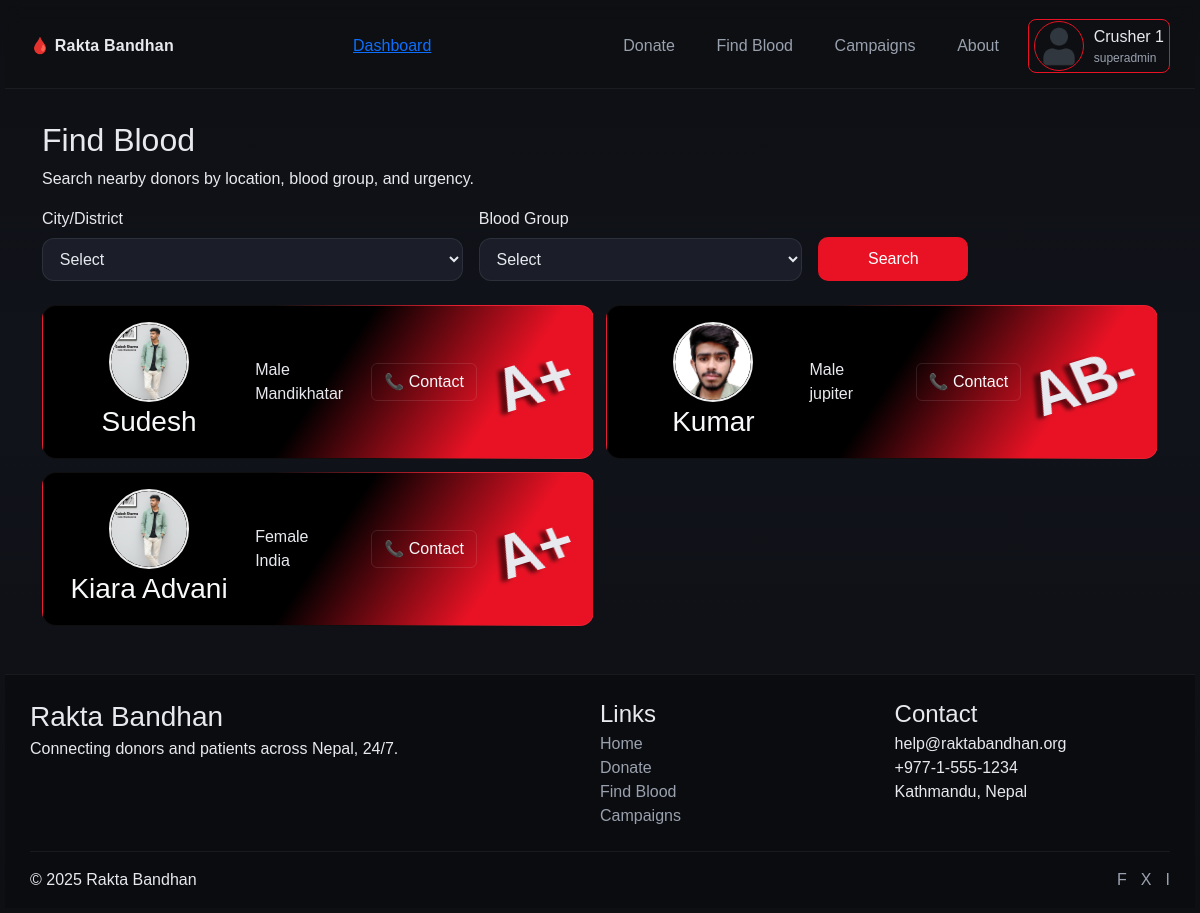
/find-blood (signed in), run on the app's committed database.
### models.py (models this page shows)
class User(db.Model, UserMixin):
    __tablename__ = "users"
    id = db.Column(db.Integer, primary_key=True)
    username = db.Column(db.String(100), nullable=False)
    password = db.Column(db.String(200), nullable=False)
    email = db.Column(db.String(120), unique=True, nullable=False)
    phone = db.Column(db.String(20), nullable=False, unique=True)
    blood_grp = db.Column(db.String(5), nullable=False)
    address = db.Column(db.String(200), nullable=False)
    profile_picture = db.Column(db.String(200), default='defaultImg/default.jpg')
    role = db.Column(db.String(20), nullable=False)
    donor = db.relationship('Donor', backref='user', uselist=False)
    requests = db.relationship('BloodRequest', backref='recipient', lazy=True)

class Donor(db.Model):
    __tablename__ = "donors"
    id = db.Column(db.Integer, primary_key=True)
    user_id = db.Column(db.Integer, db.ForeignKey('users.id'), nullable=False)
    name = db.Column(db.String(100), nullable=False)
    blood_type = db.Column(db.String(5), nullable=False)
    address = db.Column(db.String(100), nullable=True)
    phone = db.Column(db.String(20), nullable=True)
    DOB = db.Column(db.Date, nullable=True)
    gender = db.Column(db.String(10), nullable=True)
    email = db.Column(db.String(120), nullable=True)
    last_donation = db.Column(db.Date, nullable=True)
    donations = db.relationship('DonationHistory', backref='donor', lazy=True)

### routes/routes.py (the view)
@app.route("/find-blood", methods=["GET"])
@login_required
def find_blood():
    donation_data = Donor.query.all()
    cities = sorted({donor.address for donor in donation_data if donor.address})
    groups = sorted({donor.blood_type for donor in donation_data if donor.blood_type})
    selected_city = request.args.get("blood_type")
    selected_group = request.args.get("group")
    query = Donor.query
    if selected_city and selected_city != "Select":
        query = query.filter(Donor.address == selected_city)
    if selected_group and selected_group != "Select":
        query = query.filter(Donor.blood_type == selected_group)
    donation_data = query.all()
    return render_template(
        "recipient/find_blood.html",
        donors=donation_data,
        cities=cities,
        groups=groups,
        selected_city=selected_city,
        selected_group=selected_group
    )

### app.py (called while the page is built)
@login_manager.user_loader
def load_user(user_id):
    if not user_id or user_id == "None":
        return None
    return User.query.get(int(user_id))

@app.context_processor
def inject_name():
    if current_user.is_authenticated:
        role = current_user.role.capitalize()
        return dict(name=f"{current_user.username} ({role})")
    return dict(name="")

@app.context_processor
def utility_processor():
    return dict(flash_categories=flash_categories)

### templates/recipient/find_blood.html (shortened to what this page needs)
{% extends 'base.html' %}
{% block content %}
<link rel="stylesheet" href="{{ url_for('static', filename='find_blood.css') }}">
<section id="find" class="panel" aria-labelledby="find-title">
  <div class="panel__header">
    <h2 id="find-title">Find Blood</h2>
    <p class="muted">Search nearby donors by location, blood group, and urgency.</p>
  </div>
  <form class="form form--inline" action="{{ url_for('find_blood') }}" method="get">
    <label>
      <span>City/District</span>
      <select name="blood_type" required>
        <option value>Select</option>
      </select>
    </label>
    <label>
      <span>Blood Group</span>
      <select name="group" required>
        <option value>Select</option>
      </select>
    </label>
    <button class="butonUI" type="submit">Search</button>
  </form>
  <div class="list mt-4">
    {% if donors %}
    {% for donor in donors %}
    <article class="list__item card">
      <div class="card-body p-0">
        <div class="det">
          {% if donor.user.profile_picture %}
          <div class="profile_image">
            <img src="{{ url_for('static', filename='profile_pics/' + donor.user.profile_picture) }}" alt="{{ donor.name }}">
          </div>
          {% else %}
          <div class="profile_image">
            <img src="{{ url_for('static', filename='profile_pics/default.jpg') }}" alt="No Image">
          </div>
          {% endif %}
          <h3 class="text-light">{{ donor.name }}</h3>
        </div>
        <div class="donor_info">
          <p class="muted m-0">{{ donor.gender }}</p>
          <p class="muted m-0">{{ donor.address }}</p>
        </div>
        <a href="tel:{{ donor.phone }}" class="btn btn--ghost text-light">📞 Contact</a>
        <p class="muted m-0 bloodtyp">{{ donor.blood_type }}</p>
      </div>
    </article>
    {% endfor %}
    {% elif city or group or urgency %}
    <div class="no-data">
      <p>No donors found matching your search.</p>
    </div>
    {% else %}
    <div class="no-data">
      <p>No search data provided.</p>
    </div>
    {% endif %}
  </div>
</section>
{% endblock %}

### templates/base.html (shortened to what this page needs)
<!DOCTYPE html>
<html>
    <head>
        <link rel="stylesheet" type="text/css" href="{{ url_for('static', filename='main.css')}}" />
        <link href="https://cdn.jsdelivr.net/npm/bootstrap@5.3.3/dist/css/bootstrap.min.css" rel="stylesheet">
    </head>
    <body>
        {% include "navbar.html" %}
        <div class="body-content container">
            {% block content %}
            {% endblock %}
        </div>
        {% include "footer.html" %}
    </body>
</html>

### templates/navbar.html (shortened to what this page needs)
<link rel="stylesheet" href="{{ url_for('static', filename='navbar.css') }}">
{% if current_user.is_authenticated %}
<header class="nav">
  <div class="nav__wrap container">
    <a class="brand" href="{{ url_for('home') }}">🩸 Rakta Bandhan</a>
    {% if current_user.role == "superadmin" %}
    <a href="{{ url_for('dashboard') }}">Dashboard</a>
    {% endif %}
    <nav class="menu" aria-label="Primary">
      <a href="{{ url_for('donate_blood') }}">Donate</a>
      <a href="{{ url_for('find_blood') }}">Find Blood</a>
      <a href="{{ url_for('campaigns') }}">Campaigns</a>
      <a href="{{ url_for('about') }}">About</a>
      {% if current_user.is_authenticated %}
      <div class="profile-dropdown">
        <div class="profile_pic">
          {% if current_user.role == 'recipient' or current_user.role == 'donor' %}
          <img class="profile_image" src="{{ url_for('static', filename='profile_pics/' + current_user.profile_picture) }}" alt="Profile Picture">
          {% elif current_user.role == 'admin' %}
          <img class="profile_image" src="{{ url_for('static', filename='defaultImg/admin_dflt.jpg') }}" alt="Profile Picture">
          {% else %}
          <img class="profile_image" src="{{ url_for('static', filename='defaultImg/default.png') }}" alt="Profile Picture">
          {% endif %}
        </div>
        <div class="profile_info">
          <p class="user_name">{{ current_user.username }} {{ current_user.id}}</p>
          <p class="user-role m-0">{{ current_user.role }}</p>
        </div>
      </div>
      {% endif %}
    </nav>
  </div>
</header>
{% endif %}

### templates/footer.html
<link rel="stylesheet" href="{{ url_for('static', filename='footer.css') }}">
{% if current_user.is_authenticated %}
<footer class="footer">
    <div class="footer__grid container">
        <div>
            <h3>Rakta Bandhan</h3>
            <p class="muted">Connecting donors and patients across Nepal, 24/7.</p>
        </div>
        <div>
            <h4>Links</h4>
            <ul>
                <li><a href="{{ url_for('home') }}">Home</a></li>
                <li><a href="{{ url_for('recipient_dashboard') }}">Donate</a></li>
                <li><a href="{{ url_for('find_blood') }}">Find Blood</a></li>
                <li><a href="{{ url_for('events') }}">Campaigns</a></li>
            </ul>
        </div>
        <div>
            <h4>Contact</h4>
            <ul>
                <li>help@raktabandhan.org</li>
                <li>+977-1-555-1234</li>
                <li>Kathmandu, Nepal</li>
            </ul>
        </div>
    </div>
    <div class="footer__bar container">
        <span>© 2025 Rakta Bandhan</span>
        <div class="socials">
            <a href="#" aria-label="Facebook">F</a>
            <a href="#" aria-label="X">X</a>
            <a href="#" aria-label="Instagram">I</a>
        </div>
    </div>
</footer>
{% endif %}

### static/main.css (style rules this page uses)
:root { --primary: #e81224; --bg: var(--primary); --surface: #0f1015; --surface-2: #1b1e29; --text: #e7e9ee; --muted: #9aa1ae; --ring: 0 0 0 2px rgba(225, 29, 72, 0.35); --radius: 20px; --shadow: 0 10px 25px rgba(0, 0, 0, .35); }
* { box-sizing: border-box; color: var(--text); font-family: 'Gill Sans', 'Gill Sans MT', Calibri, 'Trebuchet MS', sans-serif !important; }
.body-content { margin: 2rem 1rem; }
body { margin: 0; font-family: Inter, system-ui, Segoe UI, Arial, Helvetica, sans-serif; background: linear-gradient(180deg, #0e0f13, #10131a 40%, #0e0f13); color: var(--text); line-height: 1.6; padding: 5px; position: relative; }
.container { width: 1200px; margin-inline: auto }
.butonUI { background-color: var(--primary); max-width: 150px; width: 100%; padding: 10px; text-decoration: none; color: white; border: var(--surface); border-radius: 10px; }

### static/navbar.css (style rules this page uses)
.nav { position: sticky; top: 0; z-index: 50; backdrop-filter: blur(8px); background: rgba(14, 15, 19, .6); border-bottom: 1px solid rgba(255, 255, 255, .06); }
.nav__wrap { display: flex; align-items: center; justify-content: space-between; padding: 0.9rem 0; }
.brand { color: var(--text); text-decoration: none; font-weight: 700; letter-spacing: .2px }
.menu { display: flex; gap: 1rem; align-items: center }
.menu a { color: var(--muted); text-decoration: none; padding: .5rem .8rem; border-radius: 12px }
.btn--ghost { border: 1px solid rgba(255, 255, 255, .1) }
.profile_info { display: inline-block; vertical-align: middle; }
.user_name, .user-role { color: var(--text); font-weight: 500; margin: 0px; }
.user-role { font-size: 12px; color: var(--muted); font-weight: 400; }
.profile-dropdown { position: relative; display: flex; gap: 10px; align-items: center; cursor: pointer; justify-content: center; align-items: center; padding: 1px 5px ; border: 1px solid var(--primary); border-radius: 8px; }
.profile_pic { display: flex; }
.profile_pic img { width: 50px; height: 50px; object-fit: contain; border-radius: 50%; border: 1px solid var(--primary); }

### static/find_blood.css (style rules this page uses)
.form { display: grid; gap: 1rem }
.form--inline { grid-template-columns: 1.3fr 1fr 1fr auto; align-items: end }
.form label { display: grid; gap: .4rem }
input, select { background: var(--surface-2); color: var(--text); border: 1px solid rgba(255, 255, 255, .08); border-radius: 12px; padding: .7rem .8rem; outline: none; }
.list { display: grid; grid-template-columns: 1fr 1fr; gap: .8rem; margin-top: 1rem }
.donor_info { width: 100px; }
.bloodtyp { font-size: 4rem; font-weight: 700; transform: rotate3d(1, 1, 1, -35deg); text-shadow: -8px 1px 4px rgba(0, 0, 0, 0.6); }
.det { width: 180px; display: block; justify-items: center; }
.list__item { display: flex; justify-content: space-between; gap: 1rem; background: linear-gradient(124deg, black 51%, var(--primary) 80%); padding: 1rem; border-radius: 14px; border: 1px solid rgba(255, 255, 255, .06) }
.list__item h3 { margin: .2rem 0 }
.list__item .card-body { display: flex; justify-content: space-between; flex-wrap: wrap; align-items: center; }
.profile_image { width: 80px; height: 80px; border-radius: 50%; overflow: hidden; border: 2px solid #eee; }
.profile_image img { width: 100% !important; height: 100% !important; object-fit: cover; border-radius: 50%; }

### static/footer.css (style rules this page uses)
.footer { margin-top: 3rem; background: #0b0c10; border-top: 1px solid rgba(255, 255, 255, .06) }
.footer__grid { display: grid; gap: 1.2rem; grid-template-columns: 2fr 1fr 1fr; padding: 1.4rem 0; }
.footer__grid h3, .footer__grid h4 { margin: .2rem 0 }
.footer__grid ul { list-style: none; margin: 0; padding: 0 }
.footer__grid a { color: var(--muted); text-decoration: none }
.footer__bar { display: flex; justify-content: space-between; align-items: center; gap: 1rem; border-top: 1px solid rgba(255, 255, 255, .06); padding: 1rem 0; color: var(--muted) }
.socials a { text-decoration: none; color: var(--muted); margin-left: .6rem }

### data on the page
User: username "Crusher", id "1", role "superadmin"
Donor: profile_picture (picture), name "Sudesh", gender "Male", address "Mandikhatar", blood_type "A+"
Donor: profile_picture (picture), name "Kumar", gender "Male", address "jupiter", blood_type "AB-"
Donor: profile_picture (picture), name "Kiara Advani", gender "Female", address "India", blood_type "A+"
